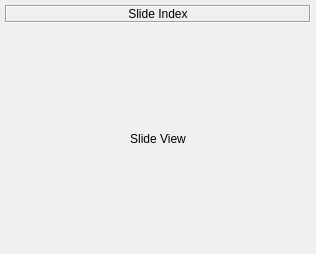
<?xml version="1.0" encoding="UTF-8"?>
<ui version="4.0">
 <class>qvtSlide</class>
 <widget class="QWidget" name="qvtSlide">
  <property name="geometry">
   <rect>
    <x>0</x>
    <y>0</y>
    <width>316</width>
    <height>254</height>
   </rect>
  </property>
  <property name="sizePolicy">
   <sizepolicy hsizetype="Preferred" vsizetype="Preferred">
    <horstretch>0</horstretch>
    <verstretch>0</verstretch>
   </sizepolicy>
  </property>
  <property name="windowTitle">
   <string>Form</string>
  </property>
  <layout class="QHBoxLayout" name="horizontalLayout_2">
   <property name="spacing">
    <number>5</number>
   </property>
   <property name="leftMargin">
    <number>5</number>
   </property>
   <property name="topMargin">
    <number>5</number>
   </property>
   <property name="rightMargin">
    <number>5</number>
   </property>
   <property name="bottomMargin">
    <number>5</number>
   </property>
   <item>
    <layout class="QVBoxLayout" name="verticalLayout">
     <item>
      <widget class="QLabel" name="slideTitle">
       <property name="sizePolicy">
        <sizepolicy hsizetype="Preferred" vsizetype="Preferred">
         <horstretch>0</horstretch>
         <verstretch>0</verstretch>
        </sizepolicy>
       </property>
       <property name="frameShape">
        <enum>QFrame::Box</enum>
       </property>
       <property name="frameShadow">
        <enum>QFrame::Sunken</enum>
       </property>
       <property name="text">
        <string>Slide Index</string>
       </property>
       <property name="alignment">
        <set>Qt::AlignCenter</set>
       </property>
      </widget>
     </item>
     <item>
      <widget class="QLabel" name="slideView">
       <property name="sizePolicy">
        <sizepolicy hsizetype="Preferred" vsizetype="Preferred">
         <horstretch>0</horstretch>
         <verstretch>9</verstretch>
        </sizepolicy>
       </property>
       <property name="text">
        <string>Slide View</string>
       </property>
       <property name="alignment">
        <set>Qt::AlignCenter</set>
       </property>
      </widget>
     </item>
    </layout>
   </item>
  </layout>
 </widget>
 <resources/>
 <connections/>
</ui>
